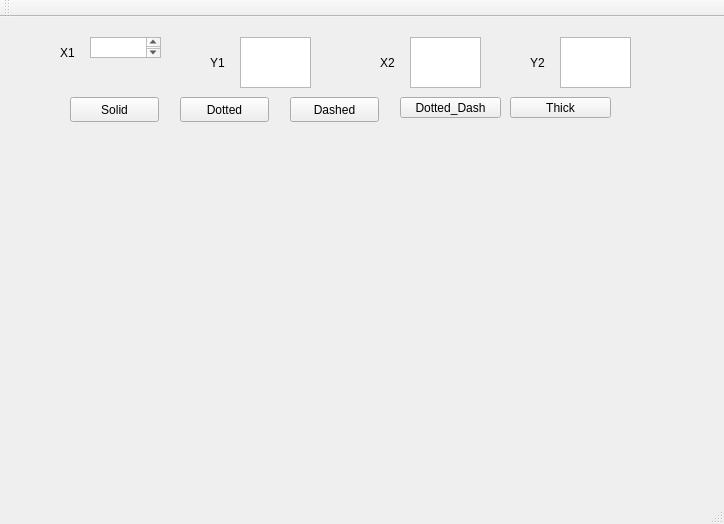
<?xml version="1.0" encoding="UTF-8"?>
<ui version="4.0">
 <class>MainWindow</class>
 <widget class="QMainWindow" name="MainWindow">
  <property name="geometry">
   <rect>
    <x>0</x>
    <y>0</y>
    <width>724</width>
    <height>524</height>
   </rect>
  </property>
  <property name="windowTitle">
   <string>MainWindow</string>
  </property>
  <widget class="QWidget" name="centralWidget">
   <widget class="QLabel" name="label">
    <property name="geometry">
     <rect>
      <x>60</x>
      <y>20</y>
      <width>51</width>
      <height>31</height>
     </rect>
    </property>
    <property name="text">
     <string>X1</string>
    </property>
   </widget>
   <widget class="QLabel" name="label_2">
    <property name="geometry">
     <rect>
      <x>210</x>
      <y>30</y>
      <width>51</width>
      <height>31</height>
     </rect>
    </property>
    <property name="text">
     <string>Y1</string>
    </property>
   </widget>
   <widget class="QLabel" name="label_3">
    <property name="geometry">
     <rect>
      <x>220</x>
      <y>110</y>
      <width>481</width>
      <height>311</height>
     </rect>
    </property>
    <property name="text">
     <string/>
    </property>
   </widget>
   <widget class="QLabel" name="label_4">
    <property name="geometry">
     <rect>
      <x>380</x>
      <y>30</y>
      <width>51</width>
      <height>31</height>
     </rect>
    </property>
    <property name="text">
     <string>X2</string>
    </property>
   </widget>
   <widget class="QLabel" name="label_5">
    <property name="geometry">
     <rect>
      <x>530</x>
      <y>30</y>
      <width>51</width>
      <height>31</height>
     </rect>
    </property>
    <property name="text">
     <string>Y2</string>
    </property>
   </widget>
   <widget class="QPushButton" name="pushButton">
    <property name="geometry">
     <rect>
      <x>70</x>
      <y>80</y>
      <width>89</width>
      <height>25</height>
     </rect>
    </property>
    <property name="text">
     <string>Solid</string>
    </property>
   </widget>
   <widget class="QPushButton" name="pushButton_2">
    <property name="geometry">
     <rect>
      <x>180</x>
      <y>80</y>
      <width>89</width>
      <height>25</height>
     </rect>
    </property>
    <property name="text">
     <string>Dotted</string>
    </property>
   </widget>
   <widget class="QPushButton" name="pushButton_3">
    <property name="geometry">
     <rect>
      <x>290</x>
      <y>80</y>
      <width>89</width>
      <height>25</height>
     </rect>
    </property>
    <property name="text">
     <string>Dashed</string>
    </property>
   </widget>
   <widget class="QPushButton" name="pushButton_4">
    <property name="geometry">
     <rect>
      <x>400</x>
      <y>80</y>
      <width>101</width>
      <height>21</height>
     </rect>
    </property>
    <property name="text">
     <string>Dotted_Dash</string>
    </property>
   </widget>
   <widget class="QTextEdit" name="X1">
    <property name="geometry">
     <rect>
      <x>90</x>
      <y>20</y>
      <width>71</width>
      <height>21</height>
     </rect>
    </property>
   </widget>
   <widget class="QTextEdit" name="Y1">
    <property name="geometry">
     <rect>
      <x>240</x>
      <y>20</y>
      <width>71</width>
      <height>51</height>
     </rect>
    </property>
   </widget>
   <widget class="QTextEdit" name="X2">
    <property name="geometry">
     <rect>
      <x>410</x>
      <y>20</y>
      <width>71</width>
      <height>51</height>
     </rect>
    </property>
   </widget>
   <widget class="QTextEdit" name="Y2">
    <property name="geometry">
     <rect>
      <x>560</x>
      <y>20</y>
      <width>71</width>
      <height>51</height>
     </rect>
    </property>
   </widget>
   <widget class="QPushButton" name="pushButton_5">
    <property name="geometry">
     <rect>
      <x>510</x>
      <y>80</y>
      <width>101</width>
      <height>21</height>
     </rect>
    </property>
    <property name="text">
     <string>Thick</string>
    </property>
   </widget>
  </widget>
  <widget class="QMenuBar" name="menuBar">
   <property name="geometry">
    <rect>
     <x>0</x>
     <y>0</y>
     <width>724</width>
     <height>25</height>
    </rect>
   </property>
  </widget>
  <widget class="QToolBar" name="mainToolBar">
   <attribute name="toolBarArea">
    <enum>TopToolBarArea</enum>
   </attribute>
   <attribute name="toolBarBreak">
    <bool>false</bool>
   </attribute>
  </widget>
  <widget class="QStatusBar" name="statusBar"/>
 </widget>
 <layoutdefault spacing="6" margin="11"/>
 <resources/>
 <connections/>
</ui>
